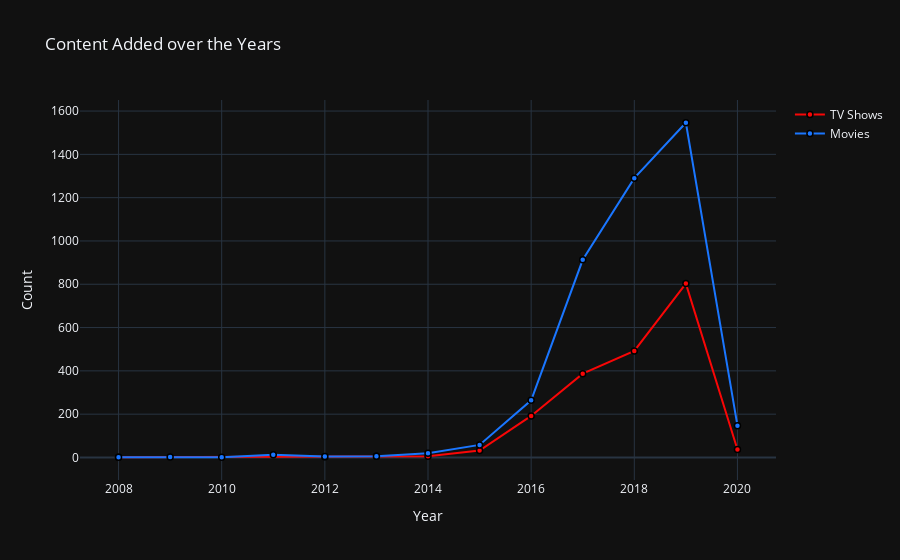

Notebook source saved alongside this figure:
### Code cell
# Plotting the graphs
layout = go.Layout(hovermode='closest', 
                   title="Content Added over the Years", 
                   xaxis=dict(title="Year"), 
                   yaxis=dict(title="Count"), 
                   template="plotly_dark")
fig = go.Figure(data=[trace1, trace2], layout=layout)
fig.show()

### Figure 1 — Plotly figure (JSON) as saved in the notebook; plotly's stock layout.template omitted (floating-point values rounded to 4 significant figures)
{"data": [{"marker": {"color": "rgb(249, 6, 6)", "line": {"color": "rgb(0, 0, 0)", "width": 1.5}}, "name": "TV Shows", "type": "scatter", "x": [2008, 2012, 2013, 2014, 2015, 2016, 2017, 2018, 2019, 2020], "y": [1, 3, 6, 6, 32, 192, 387, 492, 803, 37]}, {"marker": {"color": "rgb(26, 118, 255)", "line": {"color": "rgb(0, 0, 0)", "width": 1.5}}, "name": "Movies", "type": "scatter", "x": [2008, 2009, 2010, 2011, 2012, 2013, 2014, 2015, 2016, 2017, 2018, 2019, 2020], "y": [1, 2, 1, 13, 4, 6, 19, 58, 264, 913, 1290, 1546, 147]}], "layout": {"hovermode": "closest", "title": {"text": "Content Added over the Years"}, "xaxis": {"title": {"text": "Year"}}, "yaxis": {"title": {"text": "Count"}}}}
